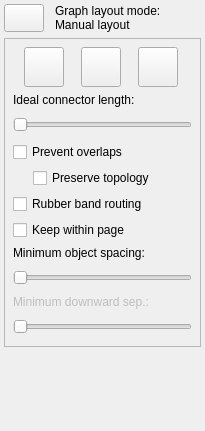
<?xml version="1.0" encoding="UTF-8"?>
<ui version="4.0">
 <class>LayoutProperties</class>
 <widget class="QDockWidget" name="LayoutProperties">
  <property name="geometry">
   <rect>
    <x>0</x>
    <y>0</y>
    <width>205</width>
    <height>431</height>
   </rect>
  </property>
  <property name="sizePolicy">
   <sizepolicy hsizetype="Preferred" vsizetype="Preferred">
    <horstretch>0</horstretch>
    <verstretch>0</verstretch>
   </sizepolicy>
  </property>
  <property name="minimumSize">
   <size>
    <width>205</width>
    <height>431</height>
   </size>
  </property>
  <property name="allowedAreas">
   <set>Qt::LeftDockWidgetArea|Qt::RightDockWidgetArea</set>
  </property>
  <property name="windowTitle">
   <string>Layout Properties</string>
  </property>
  <widget class="QWidget" name="dockWidgetContents">
   <layout class="QVBoxLayout" name="verticalLayout_2" stretch="0,0,1">
    <property name="margin">
     <number>4</number>
    </property>
    <item>
     <layout class="QGridLayout" name="gridLayout">
      <item row="1" column="2">
       <widget class="QLabel" name="layoutModeLabel">
        <property name="text">
         <string>Graph layout mode:
Manual layout</string>
        </property>
        <property name="wordWrap">
         <bool>true</bool>
        </property>
       </widget>
      </item>
      <item row="1" column="0">
       <widget class="QPushButton" name="layoutButton">
        <property name="sizePolicy">
         <sizepolicy hsizetype="Fixed" vsizetype="Fixed">
          <horstretch>0</horstretch>
          <verstretch>0</verstretch>
         </sizepolicy>
        </property>
        <property name="maximumSize">
         <size>
          <width>40</width>
          <height>40</height>
         </size>
        </property>
        <property name="toolTip">
         <string>Automatic Graph Layout</string>
        </property>
        <property name="text">
         <string/>
        </property>
        <property name="icon">
         <iconset resource="../libdunnartcanvas.qrc">
          <normaloff>:/resources/images/layout.png</normaloff>:/resources/images/layout.png</iconset>
        </property>
        <property name="iconSize">
         <size>
          <width>32</width>
          <height>32</height>
         </size>
        </property>
        <property name="checkable">
         <bool>true</bool>
        </property>
        <property name="checked">
         <bool>false</bool>
        </property>
       </widget>
      </item>
      <item row="1" column="1">
       <spacer name="horizontalSpacer">
        <property name="orientation">
         <enum>Qt::Horizontal</enum>
        </property>
        <property name="sizeType">
         <enum>QSizePolicy::Fixed</enum>
        </property>
        <property name="sizeHint" stdset="0">
         <size>
          <width>5</width>
          <height>20</height>
         </size>
        </property>
       </spacer>
      </item>
     </layout>
    </item>
    <item>
     <widget class="QStackedWidget" name="layoutOptionPages">
      <property name="sizePolicy">
       <sizepolicy hsizetype="Preferred" vsizetype="Minimum">
        <horstretch>0</horstretch>
        <verstretch>0</verstretch>
       </sizepolicy>
      </property>
      <property name="minimumSize">
       <size>
        <width>0</width>
        <height>0</height>
       </size>
      </property>
      <property name="frameShape">
       <enum>QFrame::StyledPanel</enum>
      </property>
      <property name="currentIndex">
       <number>1</number>
      </property>
      <widget class="QWidget" name="manualLayoutPage">
       <layout class="QVBoxLayout" name="verticalLayout_3">
        <property name="margin">
         <number>8</number>
        </property>
        <item>
         <widget class="QCheckBox" name="preventOverlapsCheckBox2">
          <property name="text">
           <string>Prevent overlaps</string>
          </property>
         </widget>
        </item>
        <item>
         <widget class="QCheckBox" name="rubberBandRoutingCheckBox2">
          <property name="text">
           <string>Rubber band routing</string>
          </property>
         </widget>
        </item>
        <item>
         <widget class="QCheckBox" name="pageBoundaryCheckBox2">
          <property name="enabled">
           <bool>true</bool>
          </property>
          <property name="text">
           <string>Keep within page</string>
          </property>
         </widget>
        </item>
        <item>
         <widget class="QLabel" name="label">
          <property name="text">
           <string>Minimum object spacing:</string>
          </property>
         </widget>
        </item>
        <item>
         <widget class="QSlider" name="horizontalSlider_2">
          <property name="sizePolicy">
           <sizepolicy hsizetype="Expanding" vsizetype="Minimum">
            <horstretch>0</horstretch>
            <verstretch>0</verstretch>
           </sizepolicy>
          </property>
          <property name="minimumSize">
           <size>
            <width>0</width>
            <height>23</height>
           </size>
          </property>
          <property name="orientation">
           <enum>Qt::Horizontal</enum>
          </property>
         </widget>
        </item>
        <item>
         <spacer name="verticalSpacer">
          <property name="orientation">
           <enum>Qt::Vertical</enum>
          </property>
          <property name="sizeHint" stdset="0">
           <size>
            <width>20</width>
            <height>40</height>
           </size>
          </property>
         </spacer>
        </item>
       </layout>
      </widget>
      <widget class="QWidget" name="autoLayoutPage">
       <property name="sizePolicy">
        <sizepolicy hsizetype="Minimum" vsizetype="Preferred">
         <horstretch>0</horstretch>
         <verstretch>0</verstretch>
        </sizepolicy>
       </property>
       <layout class="QVBoxLayout" name="verticalLayout">
        <property name="margin">
         <number>8</number>
        </property>
        <item>
         <layout class="QHBoxLayout" name="horizontalLayout_2">
          <item>
           <widget class="QPushButton" name="organicStructureButton">
            <property name="minimumSize">
             <size>
              <width>40</width>
              <height>40</height>
             </size>
            </property>
            <property name="maximumSize">
             <size>
              <width>40</width>
              <height>40</height>
             </size>
            </property>
            <property name="text">
             <string/>
            </property>
            <property name="icon">
             <iconset resource="../libdunnartcanvas.qrc">
              <normaloff>:/resources/images/organiclayout.png</normaloff>:/resources/images/organiclayout.png</iconset>
            </property>
            <property name="iconSize">
             <size>
              <width>35</width>
              <height>35</height>
             </size>
            </property>
            <property name="checkable">
             <bool>true</bool>
            </property>
           </widget>
          </item>
          <item>
           <widget class="QPushButton" name="flowStructureButton">
            <property name="minimumSize">
             <size>
              <width>36</width>
              <height>36</height>
             </size>
            </property>
            <property name="maximumSize">
             <size>
              <width>40</width>
              <height>40</height>
             </size>
            </property>
            <property name="text">
             <string/>
            </property>
            <property name="icon">
             <iconset resource="../libdunnartcanvas.qrc">
              <normaloff>:/resources/images/flowlayout.png</normaloff>:/resources/images/flowlayout.png</iconset>
            </property>
            <property name="iconSize">
             <size>
              <width>35</width>
              <height>35</height>
             </size>
            </property>
            <property name="checkable">
             <bool>true</bool>
            </property>
           </widget>
          </item>
          <item>
           <widget class="QPushButton" name="layeredStuctureButton">
            <property name="minimumSize">
             <size>
              <width>36</width>
              <height>36</height>
             </size>
            </property>
            <property name="maximumSize">
             <size>
              <width>40</width>
              <height>40</height>
             </size>
            </property>
            <property name="text">
             <string/>
            </property>
            <property name="icon">
             <iconset resource="../libdunnartcanvas.qrc">
              <normaloff>:/resources/images/layeredlayout.png</normaloff>:/resources/images/layeredlayout.png</iconset>
            </property>
            <property name="iconSize">
             <size>
              <width>35</width>
              <height>35</height>
             </size>
            </property>
            <property name="checkable">
             <bool>true</bool>
            </property>
           </widget>
          </item>
         </layout>
        </item>
        <item>
         <widget class="QLabel" name="idealLengthLabel">
          <property name="sizePolicy">
           <sizepolicy hsizetype="Preferred" vsizetype="Preferred">
            <horstretch>0</horstretch>
            <verstretch>0</verstretch>
           </sizepolicy>
          </property>
          <property name="maximumSize">
           <size>
            <width>16777215</width>
            <height>16777215</height>
           </size>
          </property>
          <property name="text">
           <string>Ideal connector length:</string>
          </property>
          <property name="alignment">
           <set>Qt::AlignBottom|Qt::AlignLeading|Qt::AlignLeft</set>
          </property>
         </widget>
        </item>
        <item>
         <widget class="QSlider" name="idealLengthSlider">
          <property name="sizePolicy">
           <sizepolicy hsizetype="Expanding" vsizetype="Minimum">
            <horstretch>0</horstretch>
            <verstretch>0</verstretch>
           </sizepolicy>
          </property>
          <property name="minimumSize">
           <size>
            <width>0</width>
            <height>23</height>
           </size>
          </property>
          <property name="baseSize">
           <size>
            <width>0</width>
            <height>0</height>
           </size>
          </property>
          <property name="minimum">
           <number>1</number>
          </property>
          <property name="maximum">
           <number>300</number>
          </property>
          <property name="tracking">
           <bool>true</bool>
          </property>
          <property name="orientation">
           <enum>Qt::Horizontal</enum>
          </property>
         </widget>
        </item>
        <item>
         <widget class="QCheckBox" name="preventOverlapsCheckBox">
          <property name="sizePolicy">
           <sizepolicy hsizetype="Minimum" vsizetype="Minimum">
            <horstretch>0</horstretch>
            <verstretch>0</verstretch>
           </sizepolicy>
          </property>
          <property name="text">
           <string>Prevent overlaps</string>
          </property>
         </widget>
        </item>
        <item>
         <layout class="QHBoxLayout" name="horizontalLayout">
          <property name="spacing">
           <number>0</number>
          </property>
          <property name="sizeConstraint">
           <enum>QLayout::SetNoConstraint</enum>
          </property>
          <property name="leftMargin">
           <number>20</number>
          </property>
          <item>
           <widget class="QCheckBox" name="preserveTopologyCheckBox">
            <property name="sizePolicy">
             <sizepolicy hsizetype="Minimum" vsizetype="Minimum">
              <horstretch>0</horstretch>
              <verstretch>0</verstretch>
             </sizepolicy>
            </property>
            <property name="text">
             <string>Preserve topology</string>
            </property>
           </widget>
          </item>
         </layout>
        </item>
        <item>
         <widget class="QCheckBox" name="rubberBandRoutingCheckBox">
          <property name="text">
           <string>Rubber band routing</string>
          </property>
         </widget>
        </item>
        <item>
         <widget class="QCheckBox" name="pageBoundaryCheckBox">
          <property name="text">
           <string>Keep within page</string>
          </property>
         </widget>
        </item>
        <item>
         <widget class="QLabel" name="spacingLabel">
          <property name="sizePolicy">
           <sizepolicy hsizetype="Preferred" vsizetype="Preferred">
            <horstretch>0</horstretch>
            <verstretch>0</verstretch>
           </sizepolicy>
          </property>
          <property name="maximumSize">
           <size>
            <width>16777215</width>
            <height>16777215</height>
           </size>
          </property>
          <property name="layoutDirection">
           <enum>Qt::LeftToRight</enum>
          </property>
          <property name="text">
           <string>Minimum object spacing:</string>
          </property>
          <property name="scaledContents">
           <bool>false</bool>
          </property>
          <property name="alignment">
           <set>Qt::AlignBottom|Qt::AlignLeading|Qt::AlignLeft</set>
          </property>
         </widget>
        </item>
        <item>
         <widget class="QSlider" name="spacingSlider">
          <property name="sizePolicy">
           <sizepolicy hsizetype="Expanding" vsizetype="Minimum">
            <horstretch>0</horstretch>
            <verstretch>0</verstretch>
           </sizepolicy>
          </property>
          <property name="minimumSize">
           <size>
            <width>0</width>
            <height>23</height>
           </size>
          </property>
          <property name="orientation">
           <enum>Qt::Horizontal</enum>
          </property>
         </widget>
        </item>
        <item>
         <widget class="QLabel" name="downwardSeparationLabel">
          <property name="enabled">
           <bool>false</bool>
          </property>
          <property name="sizePolicy">
           <sizepolicy hsizetype="Expanding" vsizetype="Minimum">
            <horstretch>0</horstretch>
            <verstretch>0</verstretch>
           </sizepolicy>
          </property>
          <property name="maximumSize">
           <size>
            <width>16777215</width>
            <height>16777215</height>
           </size>
          </property>
          <property name="text">
           <string>Minimum downward sep.:</string>
          </property>
          <property name="alignment">
           <set>Qt::AlignBottom|Qt::AlignLeading|Qt::AlignLeft</set>
          </property>
         </widget>
        </item>
        <item>
         <widget class="QSlider" name="downwardSeparationSlider">
          <property name="enabled">
           <bool>false</bool>
          </property>
          <property name="sizePolicy">
           <sizepolicy hsizetype="Expanding" vsizetype="Minimum">
            <horstretch>0</horstretch>
            <verstretch>0</verstretch>
           </sizepolicy>
          </property>
          <property name="minimumSize">
           <size>
            <width>0</width>
            <height>23</height>
           </size>
          </property>
          <property name="maximum">
           <number>300</number>
          </property>
          <property name="orientation">
           <enum>Qt::Horizontal</enum>
          </property>
         </widget>
        </item>
       </layout>
      </widget>
     </widget>
    </item>
    <item>
     <spacer name="verticalSpacer_2">
      <property name="orientation">
       <enum>Qt::Vertical</enum>
      </property>
      <property name="sizeType">
       <enum>QSizePolicy::MinimumExpanding</enum>
      </property>
      <property name="sizeHint" stdset="0">
       <size>
        <width>20</width>
        <height>1</height>
       </size>
      </property>
     </spacer>
    </item>
   </layout>
  </widget>
  <action name="actionAutomatic_Graph_Layout">
   <property name="checkable">
    <bool>true</bool>
   </property>
   <property name="icon">
    <iconset resource="../libdunnartcanvas.qrc">
     <normaloff>:/resources/images/layout.png</normaloff>:/resources/images/layout.png</iconset>
   </property>
   <property name="text">
    <string>Automatic Graph Layout</string>
   </property>
   <property name="iconText">
    <string>Graph Layout</string>
   </property>
  </action>
 </widget>
 <resources>
  <include location="../libdunnartcanvas.qrc"/>
 </resources>
 <connections/>
</ui>
